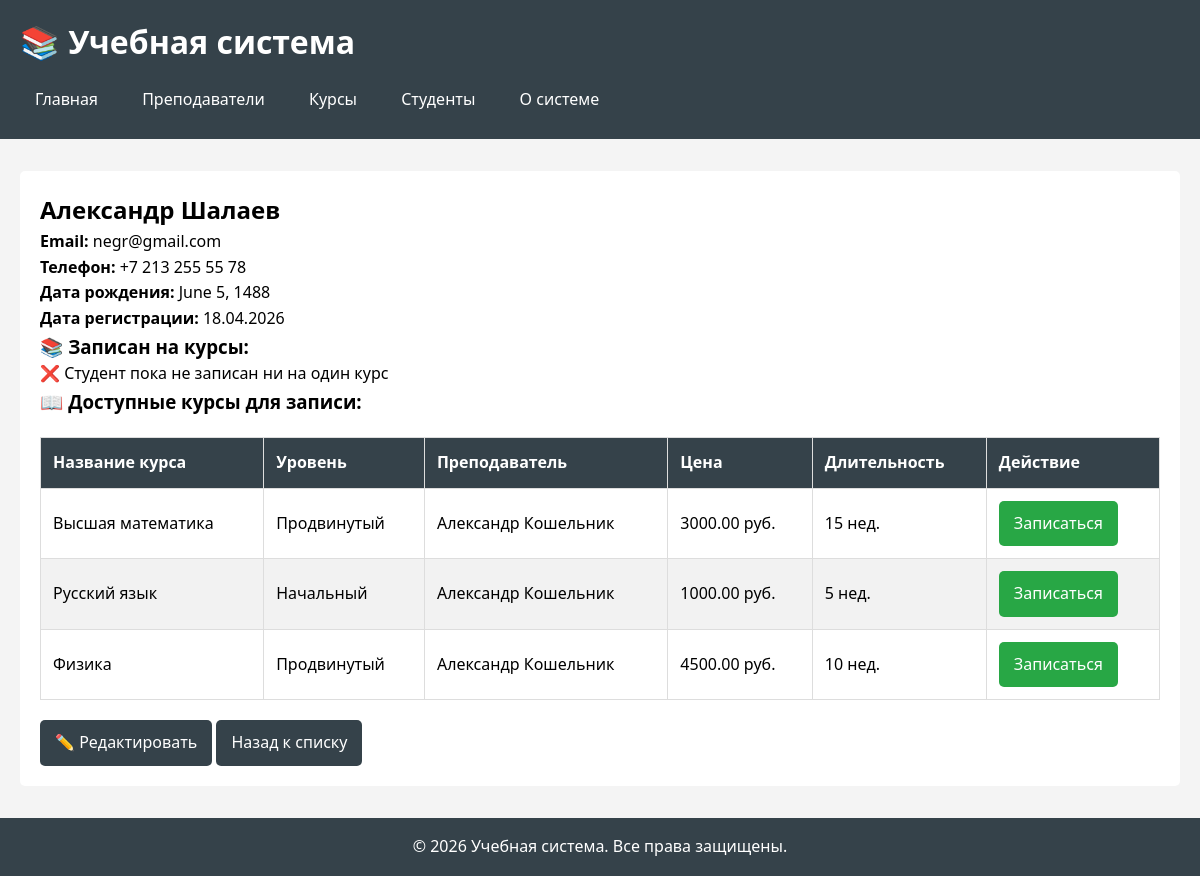
The page /students/3/ on the database its author committed.
### schedule/models.py (models this page shows, shortened)
class Student(models.Model):
    first_name = models.CharField(max_length=100, verbose_name="Имя")
    last_name = models.CharField(max_length=100, verbose_name="Фамилия")
    email = models.EmailField(unique=True, verbose_name="Email")
    phone = models.CharField(max_length=20, blank=True, verbose_name="Телефон")
    date_of_birth = models.DateField(null=True, blank=True,
                                     verbose_name="Дата рождения")
    is_active = models.BooleanField(default=True, verbose_name="Активен")
    courses = models.ManyToManyField(
        Course,
        related_name='students',
        blank=True,
        verbose_name="Курсы"
    )
    registration_date = models.DateTimeField(auto_now_add=True)
    class Meta:
        verbose_name = "Студент"
        verbose_name_plural = "Студенты"
        ordering = ['last_name', 'first_name']

class Course(models.Model):
    LEVEL_CHOICES = [
        ('beginner', 'Начальный'),
        ('intermediate', 'Средний'),
        ('advanced', 'Продвинутый'),
    ]
    title = models.CharField(max_length=200, verbose_name="Название курса")
    description = models.TextField(verbose_name="Описание")
    level = models.CharField(max_length=20, choices=LEVEL_CHOICES,
                             default='beginner', verbose_name="Уровень")
    price = models.DecimalField(max_digits=10, decimal_places=2,
                                verbose_name="Цена")
    duration_weeks = models.PositiveIntegerField(verbose_name="Длительность (недели)")
    start_date = models.DateField(verbose_name="Дата старта")
    teacher = models.ForeignKey(
        Teacher,
        on_delete=models.SET_NULL,
        null=True,
        related_name='courses',
        verbose_name="Преподаватель"
    )
    created_at = models.DateTimeField(auto_now_add=True)
    class Meta:
        verbose_name = "Курс"
        verbose_name_plural = "Курсы"
        unique_together = ['title', 'teacher']

class Teacher(models.Model):
    first_name = models.CharField(max_length=100, verbose_name="Имя")
    last_name = models.CharField(max_length=100, verbose_name="Фамилия")
    email = models.EmailField(unique=True, verbose_name="Email")
    phone = models.CharField(max_length=20, blank=True, null=True,
                             verbose_name="Телефон")
    hire_date = models.DateField(verbose_name="Дата найма")
    is_active = models.BooleanField(default=True, verbose_name="Активен")
    created_at = models.DateTimeField(auto_now_add=True)
    updated_at = models.DateTimeField(auto_now=True)
    class Meta:
        verbose_name = "Преподаватель"
        verbose_name_plural = "Преподаватели"
        ordering = ['last_name', 'first_name']

### schedule/views.py (the view)
# urls.py: path('students/<int:student_id>/', views.student_detail,
def student_detail(request, student_id):
    student = get_object_or_404(Student, id=student_id)
    enrolled_courses = student.courses.all()
    available_courses = Course.objects.exclude(students=student)
    context = {
        'student': student,
        'enrolled_courses': enrolled_courses,
        'available_courses': available_courses
    }
    return render(request, 'schedule/student_detail.html', context)

### schedule/templates/schedule/student_detail.html (shortened to what this page needs)
{% extends 'schedule/base.html' %}
{% block content %}
<h2>{{ student.first_name }} {{ student.last_name }}</h2>
<div class="student-info">
    <p><strong>Email:</strong> {{ student.email }}</p>
    <p><strong>Телефон:</strong> {{ student.phone|default:"Не указан" }}</p>
    <p><strong>Дата рождения:</strong> {{ student.date_of_birth|default:"Не указана" }}</p>
    <p><strong>Дата регистрации:</strong> {{ student.registration_date|date:"d.m.Y" }}</p>
    <h3>📚 Записан на курсы:</h3>
    {% if enrolled_courses %}
    <table>
        <thead>
            <tr>
                <th>Название курса</th>
                <th>Уровень</th>
                <th>Преподаватель</th>
                <th>Цена</th>
                <th>Действие</th>
            </tr>
        </thead>
        <tbody>
            {% for course in enrolled_courses %}
            <tr>
                <td>{{ course.title }}</td>
                <td>{{ course.get_level_display }}</td>
                <td>{{ course.teacher.first_name }} {{ course.teacher.last_name }}</td>
                <td>{{ course.price }} руб.</td>
                <td>
                    <a href="{% url 'schedule:unenroll_student' student.id course.id %}"
                       class="btn btn-danger"
                       onclick="return confirm('Вы уверены, что хотите отписаться от курса {{ course.title }}?')">
                        Отписаться
                    </a>
                </td>
            </tr>
            {% endfor %}
        </tbody>
    </table>
    {% else %}
    <p>❌ Студент пока не записан ни на один курс</p>
    {% endif %}
    <h3>📖 Доступные курсы для записи:</h3>
    {% if available_courses %}
    <table>
        <thead>
            <tr>
                <th>Название курса</th>
                <th>Уровень</th>
                <th>Преподаватель</th>
                <th>Цена</th>
                <th>Длительность</th>
                <th>Действие</th>
            </tr>
        </thead>
        <tbody>
            {% for course in available_courses %}
            <tr>
                <td>{{ course.title }}</td>
                <td>{{ course.get_level_display }}</td>
                <td>{{ course.teacher.first_name }} {{ course.teacher.last_name }}</td>
                <td>{{ course.price }} руб.</td>
                <td>{{ course.duration_weeks }} нед.</td>
                <td>
                    <a href="{% url 'schedule:enroll_student' student.id course.id %}"
                       class="btn btn-success"
                       onclick="return confirm('Записать студента на курс {{ course.title }}?')">
                        Записаться
                    </a>
                </td>
            </tr>
            {% endfor %}
        </tbody>
    </table>
    {% else %}
    <p>✅ Все доступные курсы уже записаны</p>
    {% endif %}
</div>
<div style="margin-top: 20px;">
    <a href="{% url 'schedule:student_update' student.id %}" class="btn">✏️ Редактировать</a>
    <a href="{% url 'schedule:student_list' %}" class="btn">Назад к списку</a>
</div>
{% endblock %}

### schedule/templates/schedule/base.html (style rules this page uses)
* { margin: 0; padding: 0; box-sizing: border-box; }
body { font-family: 'Segoe UI', Tahoma, Geneva, Verdana, sans-serif; line-height: 1.6; background-color: #f4f4f4; }
.btn { display: inline-block; padding: 10px 15px; background: #35424a; color: white; text-decoration: none; border: none; border-radius: 5px; cursor: pointer; }
.btn-success { background: #28a745; }
table { width: 100%; border-collapse: collapse; margin-top: 20px; }
table, th, td { border: 1px solid #ddd; }
th, td { padding: 12px; text-align: left; }
th { background-color: #35424a; color: white; }
tr:nth-child(even) { background-color: #f2f2f2; }

### rows shown on the page
Student: first_name "Александр", last_name "Шалаев", email "negr@gmail.com", phone "+7 213 255 55 78", date_of_birth "June 5, 1488", registration_date "18.04.2026"
Course: title "Высшая математика", level "Продвинутый", teacher.first_name "Александр", teacher.last_name "Кошельник", price "3000.00", duration_weeks "15"
Course: title "Русский язык", level "Начальный", teacher.first_name "Александр", teacher.last_name "Кошельник", price "1000.00", duration_weeks "5"
Course: title "Физика", level "Продвинутый", teacher.first_name "Александр", teacher.last_name "Кошельник", price "4500.00", duration_weeks "10"
